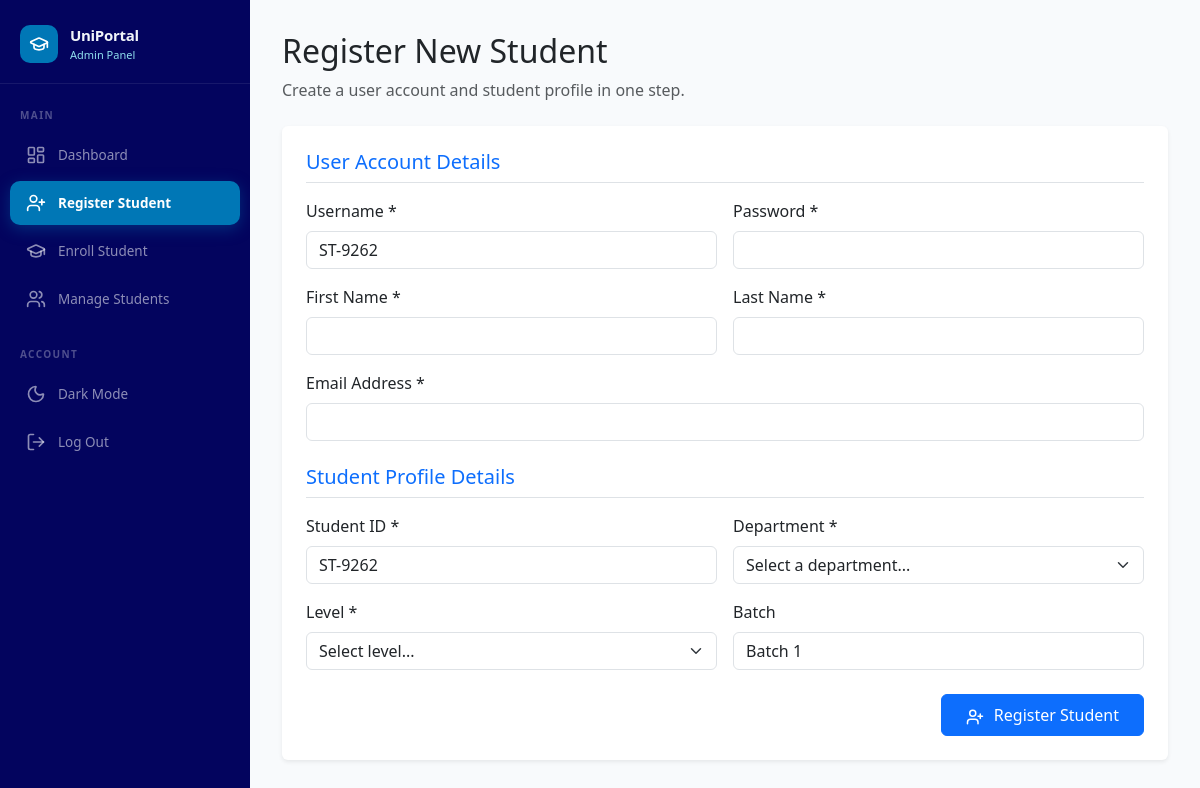
Page /frontdesk/register/ (signed in) on the earlier database version.
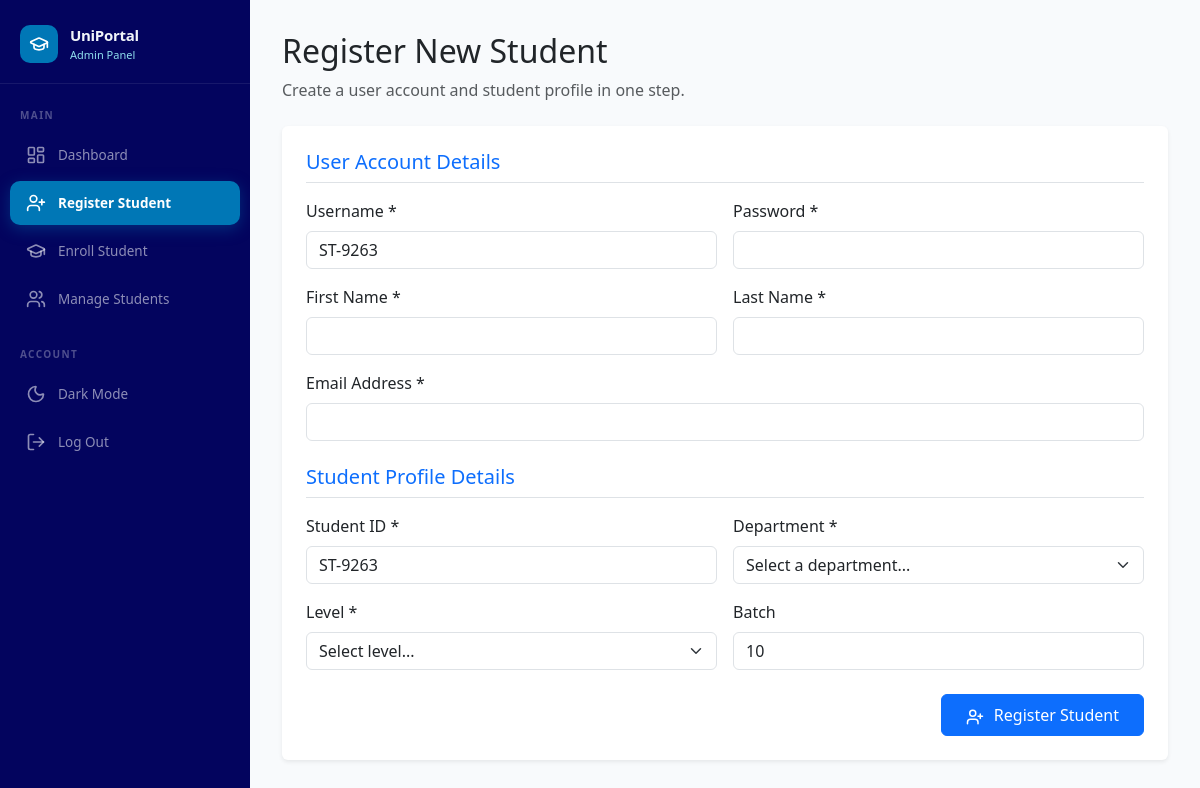
Same page on the later database version.
### myapp/models.py (models this page shows, shortened)
class Student(models.Model):
    student_id = models.TextField()
    user = models.OneToOneField(settings.AUTH_USER_MODEL, on_delete=models.CASCADE)
    department = models.ForeignKey(Department, on_delete=models.SET_NULL, null=True)
    level = models.CharField(max_length=50)
    created_at = models.DateTimeField(auto_now_add=True)
    batch = models.CharField(max_length=100, null=True, blank=True)

### myapp/views.py (the view, shortened to what this page needs)
# urls.py: path('frontdesk/register/', views.frontdesk_register_student, name='frontdesk_register_student'),
@user_passes_test(is_frontdesk, login_url='/login')
def frontdesk_register_student(request):
    departments = Department.objects.all().order_by('name')
    next_student_id = "ST-0001"
    latest_batch = "Batch 1"
    latest_student = Student.objects.order_by('-id').first()
    if latest_student:
        import re
        match = re.search(r'\d+', latest_student.student_id)
        if match:
            num = int(match.group())
            next_student_id = f"ST-{num + 1:04d}"
        if latest_student.batch:
            latest_batch = latest_student.batch
    context = {
        'departments': departments,
        'next_student_id': next_student_id,
        'latest_batch': latest_batch,
    }
    return render(request, 'myapp/frontdesk_register_student.html', context)

### myapp/views.py (called while the page is built)
def is_frontdesk(user):
    return user.is_active and user.is_staff

### myapp/templates/myapp/frontdesk_register_student.html (shortened to what this page needs)
{% extends 'myapp/base.html' %}
{% load static %}
{% block active_frontdesk_register %}active{% endblock %}
{% block content %}
<div class="mb-4">
  <h2>Register New Student</h2>
  <p class="text-muted">Create a user account and student profile in one step.</p>
</div>
<div class="card shadow-sm border-0 mb-5">
  <div class="card-body p-4">
    <form method="POST">
      <h5 class="mb-3 text-primary border-bottom pb-2">User Account Details</h5>
      <div class="row g-3 mb-4">
        <div class="col-md-6">
          <label for="username" class="form-label">Username *</label>
          <input type="text" class="form-control" id="username" name="username" value="{{ next_student_id }}" required>
        </div>
        <div class="col-md-6">
          <label for="password" class="form-label">Password *</label>
          <input type="password" class="form-control" id="password" name="password" required>
        </div>
        <div class="col-md-6">
          <label for="first_name" class="form-label">First Name *</label>
          <input type="text" class="form-control" id="first_name" name="first_name" required>
        </div>
        <div class="col-md-6">
          <label for="last_name" class="form-label">Last Name *</label>
          <input type="text" class="form-control" id="last_name" name="last_name" required>
        </div>
        <div class="col-md-12">
          <label for="email" class="form-label">Email Address *</label>
          <input type="email" class="form-control" id="email" name="email" required>
        </div>
      </div>
      <h5 class="mb-3 text-primary border-bottom pb-2">Student Profile Details</h5>
      <div class="row g-3 mb-4">
        <div class="col-md-6">
          <label for="student_id" class="form-label">Student ID *</label>
          <input type="text" class="form-control" id="student_id" name="student_id" value="{{ next_student_id }}" required>
        </div>
        <div class="col-md-6">
          <label for="department" class="form-label">Department *</label>
          <select class="form-select" id="department" name="department" required>
            <option value="" selected disabled>Select a department...</option>
          </select>
        </div>
        <div class="col-md-6">
          <label for="level" class="form-label">Level *</label>
          <select class="form-select" id="level" name="level" required>
            <option value="" selected disabled>Select level...</option>
          </select>
        </div>
        <div class="col-md-6">
          <label for="batch" class="form-label">Batch</label>
          <input type="text" class="form-control" id="batch" name="batch" value="{{ latest_batch }}" placeholder="e.g. Batch 3">
        </div>
      </div>
      <div class="d-flex justify-content-end mt-2">
        <button type="submit" class="btn btn-primary px-4 py-2">
          <i data-lucide="user-plus" style="width:18px;height:18px;margin-right:6px;vertical-align:text-bottom"></i>
          Register Student
        </button>
      </div>
    </form>
  </div>
</div>
{% endblock %}

Differences in the rows shown:
now on this page (row edited): Student: batch "10"
Other differences:
form field username: "ST-9262" → "ST-9263"
form field student_id: "ST-9262" → "ST-9263"
form field batch: "Batch 1" → (not shown)
